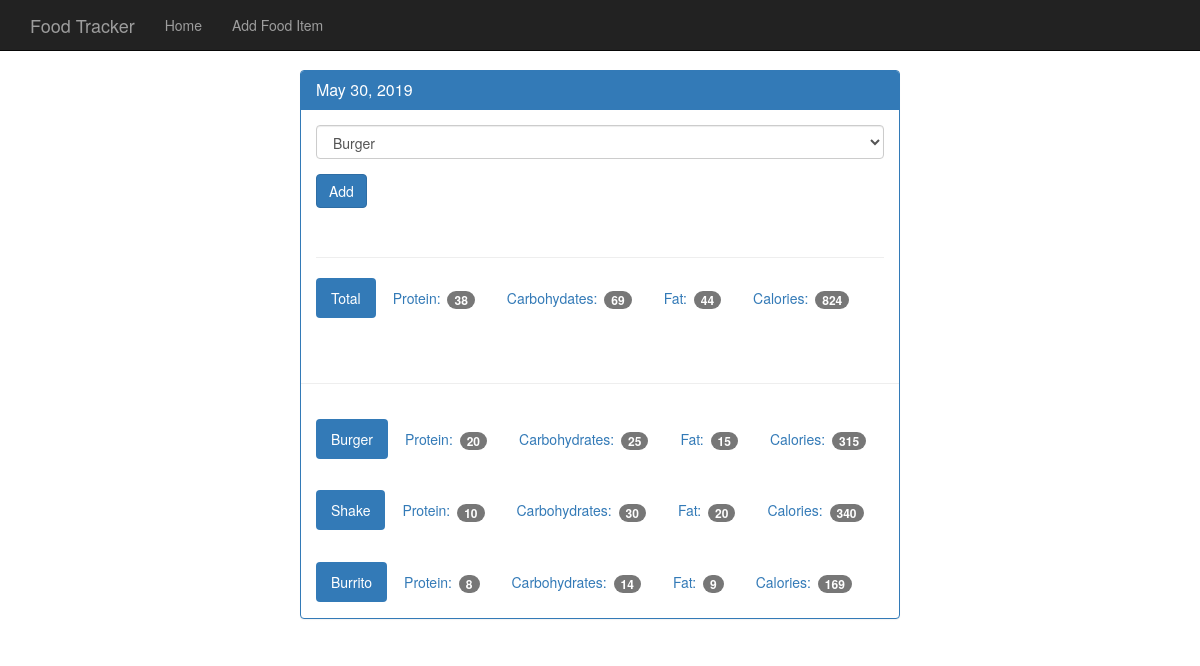
The app's page /view/20190530 with its own data.
### tables this page shows
CREATE TABLE food (
    id integer primary key autoincrement,
    name text not null,
    protein integer not null,
    carbohydrates integer not null,
    fat integer not null,
    calories integer not null
);

### app.py (the view)
@app.route('/view/<date>', methods=['GET', 'POST'])  # date is going to be in format like 20170520
def view(date):
    db = get_db()
    cur = db.execute('select id, entry_date from log_date where entry_date = ?', [date])
    date_result = cur.fetchone()
    if request.method == 'POST':
        db.execute('insert into food_date (food_id, log_date_id) values (?, ?)',
                   [request.form['food-select'],
                    date_result['id']])
        db.commit()
    d = datetime.strptime(str(date_result['entry_date']), '%Y%m%d')
    pretty_date = datetime.strftime(d, '%B %d, %Y')
    food_cur = db.execute('select id, name from food')
    food_results = food_cur.fetchall()
    log_cur = db.execute('select food.name, food.protein, food.carbohydrates, food.fat, food.calories '
                         'from food_date join log_date on log_date.id = food_date.log_date_id '
                         'join food on food.id = food_date.food_id '
                         'where log_date.entry_date = ?', [date])
    log_results = log_cur.fetchall()
    totals = {'protein': 0, 'carbohydrates': 0, 'fat': 0, 'calories': 0}
    for food_item in log_results:
        totals['protein'] += food_item['protein']
        totals['carbohydrates'] += food_item['carbohydrates']
        totals['fat'] += food_item['fat']
        totals['calories'] += food_item['calories']
    return render_template('day.html', entry_date=date_result['entry_date'], pretty_date=pretty_date,
                           food_results=food_results, log_results=log_results, totals=totals)

### database.py (called while the page is built)
def connect_db():
    sql = sqlite3.connect('d:\\dev\\python\\display_all_foods\\food_log.db')
    sql.row_factory = sqlite3.Row
    return sql

def get_db():
    if not hasattr(g, 'sqlite_db'):
        g.sqlite_db = connect_db()
    return g.sqlite_db

### templates/day.html
{% extends "base.html" %}
{% block body %}
{% include "top_nav.html" %}
<div class="container theme-showcase col-sm-6 col-sm-offset-3" role="main">
    <div class="row">
        <div>
            <div class="panel panel-primary">
                <div class="panel-heading">
                    <h3 class="panel-title">{{ pretty_date }}</h3>
                </div>
                <div class="panel-body">
                    <form method="POST" action="{{ url_for('view', date=entry_date) }}">
                        <div class="form-group">
                            <select class="form-control" name="food-select">
                                {% for food in food_results %}
                                <option value="{{ food.id }}">{{ food.name }}</option>
                                {% endfor %}
                            </select>
                        </div>
                        <button type="submit" class="btn btn-primary">Add</button>
                    </form>
                    <div class="page-header"></div>
                    <ul class="nav nav-pills" role="tablist">
                        <li class="active"><a>Total</a></li>
                        <li><a>Protein: <span class="badge">{{ totals.protein }}</span></a></li>
                        <li><a>Carbohydates: <span class="badge">{{ totals.carbohydrates }}</span></a></li>
                        <li><a>Fat: <span class="badge">{{ totals.fat }}</span></a></li>
                        <li><a>Calories: <span class="badge">{{ totals.calories }}</span></a></li>
                    </ul>
                </div>
                <div class="page-header"></div>
                {% for food in log_results %}
                <div class="panel-body">
                    <ul class="nav nav-pills" role="tablist">
                        <li class="active"><a>{{ food.name }}</a></li>
                        <li><a>Protein: <span class="badge">{{ food.protein }}</span></a></li>
                        <li><a>Carbohydrates: <span class="badge">{{ food.carbohydrates }}</span></a></li>
                        <li><a>Fat: <span class="badge">{{ food.fat }}</span></a></li>
                        <li><a>Calories: <span class="badge">{{ food.calories }}</span></a></li>
                    </ul>
                </div>
                {% endfor %}
            </div>
        </div>
    </div>
</div>
{% endblock %}

### static/theme.css (style rules this page uses)
body { padding-top: 70px; padding-bottom: 30px; }

### records on screen
food: name "Burger", protein "20", carbohydrates "25", fat "15", calories "315"
food: name "Shake", protein "10", carbohydrates "30", fat "20", calories "340"
food: name "Burrito", protein "8", carbohydrates "14", fat "9", calories "169"

### other values on screen
{{ pretty_date }} "May 30, 2019"
{{ totals.protein }} "38"
{{ totals.carbohydrates }} "69"
{{ totals.fat }} "44"
{{ totals.calories }} "824"
form field food-select "Burger"
